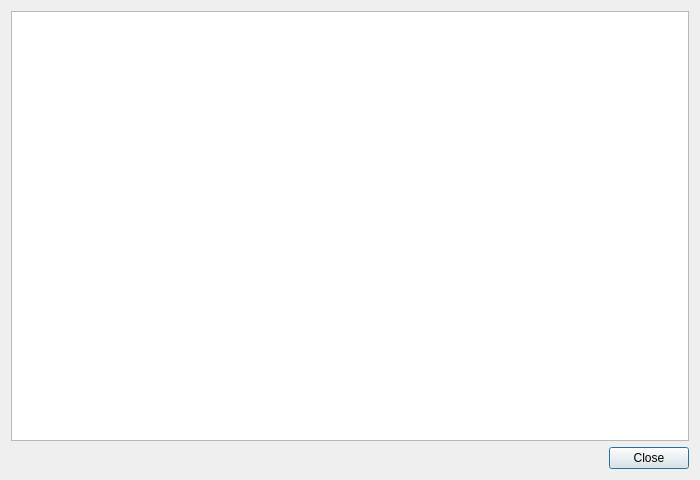
<?xml version="1.0" encoding="UTF-8"?>
<ui version="4.0">
 <class>Dialog</class>
 <widget class="QDialog" name="Dialog">
  <property name="geometry">
   <rect>
    <x>0</x>
    <y>0</y>
    <width>700</width>
    <height>480</height>
   </rect>
  </property>
  <property name="windowTitle">
   <string>License</string>
  </property>
  <property name="windowIcon">
   <iconset resource="../../../images/openshot.qrc">
    <normaloff>:/openshot.svg</normaloff>:/openshot.svg</iconset>
  </property>
  <layout class="QVBoxLayout" name="verticalLayout">
   <item>
    <widget class="QTextBrowser" name="textBrowser"/>
   </item>
   <item>
    <layout class="QHBoxLayout" name="horizontalLayout">
     <item>
      <spacer name="horizontalSpacer">
       <property name="orientation">
        <enum>Qt::Horizontal</enum>
       </property>
       <property name="sizeHint" stdset="0">
        <size>
         <width>268</width>
         <height>20</height>
        </size>
       </property>
      </spacer>
     </item>
     <item>
      <widget class="QPushButton" name="btnclose">
       <property name="locale">
        <locale language="English" country="UnitedStates"/>
       </property>
       <property name="text">
        <string>Close</string>
       </property>
      </widget>
     </item>
    </layout>
   </item>
  </layout>
 </widget>
 <resources/>
 <connections>
  <connection>
   <sender>btnclose</sender>
   <signal>clicked()</signal>
   <receiver>Dialog</receiver>
   <slot>reject()</slot>
   <hints>
    <hint type="sourcelabel">
     <x>309</x>
     <y>223</y>
    </hint>
    <hint type="destinationlabel">
     <x>158</x>
     <y>220</y>
    </hint>
   </hints>
  </connection>
 </connections>
</ui>
